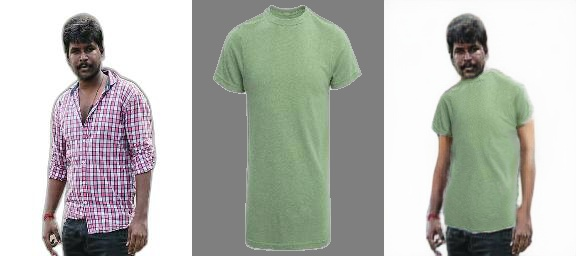
#> input picture wslServer/dst-images/model.jpg, 576 x 256 px; its folder holds only this picture in this run
$ python -i clothModel.py   (imports and definitions only)
#> lines starting #> are read from the running program, lines starting #| are printed output that depends on the picture; after the words box and inside, x2 and y2 are one past the last pixel; in counts of white or black regions, pixels touching at a corner belong together
import cv2
import numpy as np
import os
import time

# Set the working directory
# [1 line not run here, left out]
# Record the start time
start_time = time.time()

# Generate a binary mask for the given image
def get_cloth_mask(image_path):
#> called with image_path = 'dst-images/model.jpg'
    image = cv2.imread(image_path)
#> image is the input picture: shape (256, 576, 3); mean B, G, R 177.2, 183, 180.9

    gray = cv2.cvtColor(image, cv2.COLOR_BGR2GRAY)
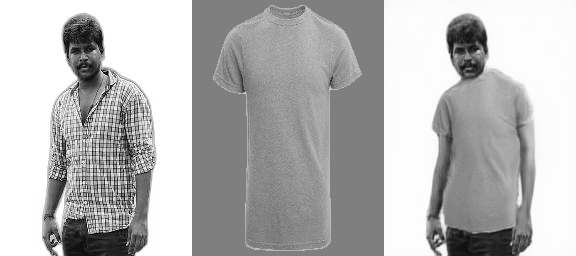
#> gray: shape (256, 576); min 0, max 255, mean 181.7

    blurred = cv2.GaussianBlur(gray, (5, 5), 0)
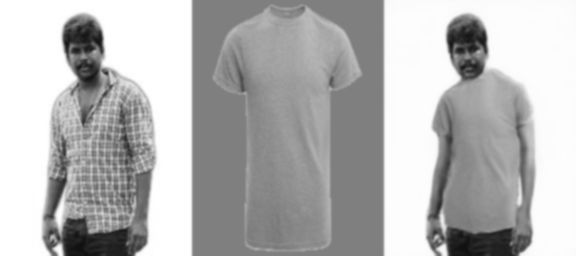
#> blurred: shape (256, 576); min 16, max 255, mean 181.7

    _, thresh = cv2.threshold(blurred, 0, 255, cv2.THRESH_BINARY_INV + cv2.THRESH_OTSU)
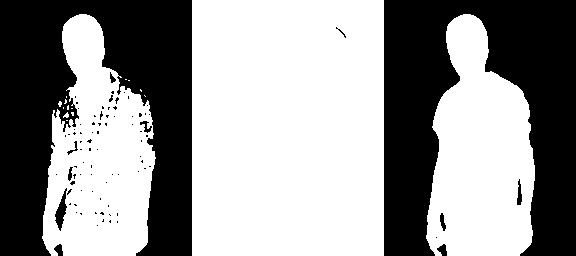
#> thresh: shape (256, 576); 58.6% white; 86 black regions (75 under 20 px)

    contours, _ = cv2.findContours(thresh, cv2.RETR_EXTERNAL, cv2.CHAIN_APPROX_SIMPLE)
#> contours = 16 contours, 13 with area under 20; largest, box (x1, y1, x2, y2) and area: (192, 0, 384, 256) 48705, (426, 14, 535, 256) 18760, (42, 14, 156, 256) 18490

    mask = np.zeros_like(image)

    cv2.drawContours(mask, contours, -1, (255, 255, 255), -1)
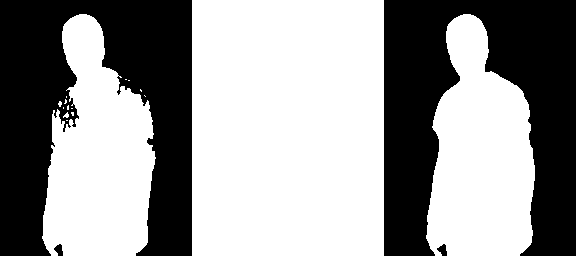
#> mask: shape (256, 576, 3); 59.1% white; 4 black regions, box (x1, y1, x2, y2) and area: (0, 0, 192, 256) 30103, (384, 0, 576, 256) 30003, (437, 244, 447, 256) 75, (54, 244, 63, 256) 71

    return mask

# Process all images in the input folder and save masks to the output folder
def process_images(input_folder, output_folder):
    if not os.path.exists(output_folder):
        os.makedirs(output_folder)

    image_files = os.listdir(input_folder)
    image_files = [f for f in image_files if f.lower().endswith((".png", ".jpg", ".jpeg"))]

    for image_file in image_files:
        input_path = os.path.join(input_folder, image_file)
        output_path = os.path.join(output_folder, image_file)

        cloth_mask = get_cloth_mask(input_path)

        cv2.imwrite(output_path, cloth_mask)

        print(f"Cloth mask saved at: {output_path}")

input_folder = "../../PF-AFN_test/dataset/test_clothes"
output_folder = "../../PF-AFN_test/dataset/test_edge"
# [1 line not run here, left out]
# Record the end time
end_time = time.time()

# Calculate the execution time
execution_time = end_time - start_time

# Print the execution time in seconds
# [1 line not run here, left out]

>>> result = get_cloth_mask('dst-images/model.jpg')
